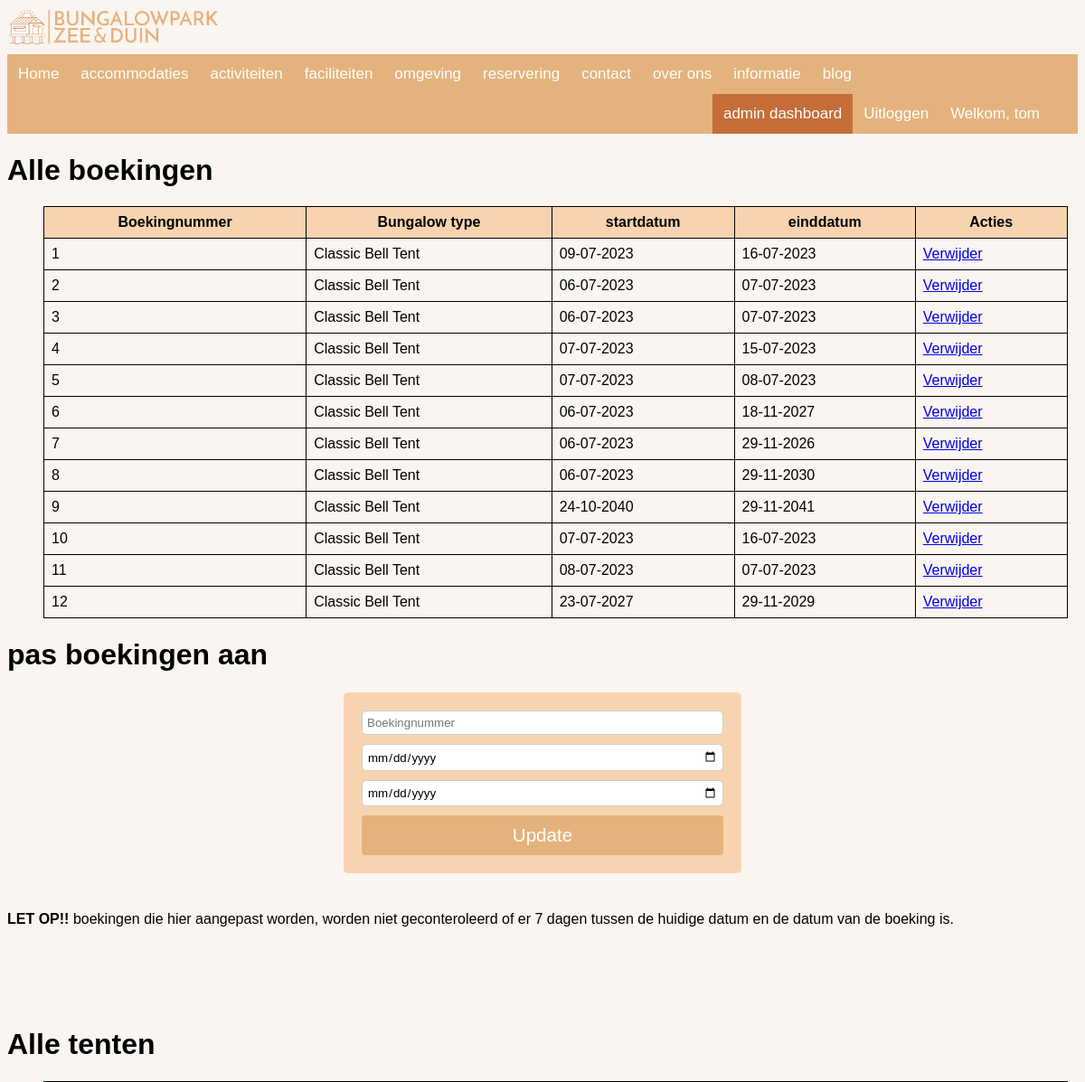
The app's page /admin_dashboard (signed in, upper part), older data.
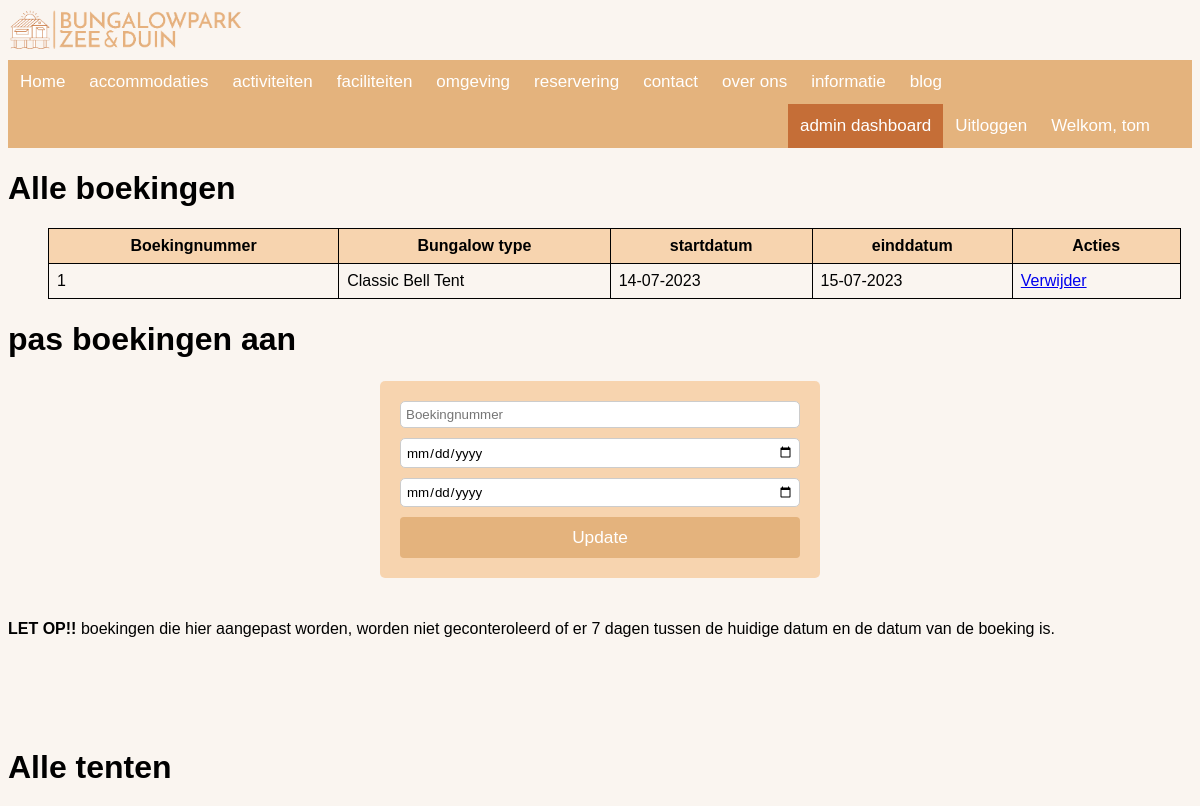
The same page, newer data.
### bungalowpark/models.py (models this page shows, shortened)
class Boeking(db.Model):
    __tablename__ = 'reserveringen'
    id = db.Column(db.Integer(), primary_key=True)
    bungalowID = db.Column(db.Integer(), nullable=False)
    tent_omschrijving = db.Column(db.String(100), nullable=False)
    startdatum = db.Column(db.Date(), nullable=False)
    einddatum = db.Column(db.Date(), nullable=False)
    userID = db.Column(db.Integer, db.ForeignKey('users.id'), nullable=False)

### bungalowpark/__init__.py (the view)
@app.route('/admin_dashboard')
@login_required
@role_required('admin')
def admin_dashboard():
    bungID = Boeking.query.filter_by().all()
    bunginfo = Tent.query.filter_by().all()
    return render_template('admin_dashboard.html',  bungID=bungID, bunginfo=bunginfo ,name=current_user )

### bungalowpark/__init__.py (called while the page is built)
def role_required(*roles):
    def decorator(func):
        @wraps(func)
        def wrapper(*args, **kwargs):
            if current_user.is_anonymous:
                return redirect(url_for('/'))
            if 'admin' in roles and current_user.role != 'admin':
                return render_template('404.html'), 404
            if 'user' in roles and current_user.role != 'user':
                return render_template('404.html'), 404
            return func(*args, **kwargs)
        return wrapper
    return decorator

### bungalowpark/models.py (called while the page is built)
@login_manager.user_loader
def load_user(user_id):
    return User.query.get(user_id)

    def __repr__(self):
        return f"Welkom, {self.username}"

### bungalowpark/templates/admin_dashboard.html (shortened to what this page needs)
{% extends "base.html" %}
{% block content %}
<h1>Alle boekingen</h1>
<ul>
    <table>
        <tr>
            <th>Boekingnummer</th>
            <th>Bungalow type</th>
            <th>startdatum</th>
            <th>einddatum</th>
            <th>Acties</th>
        </tr>
    {% for item in bungID %}
    <tr>
        <td>{{ item.id }}</td>
        <td>{{ item.tent_omschrijving }}</td>
        <td>{{ item.startdatum.strftime('%d-%m-%Y')  }}</td>
        <td>{{ item.einddatum.strftime('%d-%m-%Y') }}</td>
        <td>
            <a href="{{ url_for('delete_boeking', boeking_id=item.id) }}" onclick="return confirm('Weet je zeker dat je deze boeking wilt verwijderen?')"class="verwijderen">Verwijder</a>
        </td>
    </tr>
    {% endfor %}
    </table>
</ul>
<h1>pas boekingen aan </h1>
<form class="form-grid" action="/admin_boeking" method="POST">
    <input type="text" name="boeking_id" placeholder="Boekingnummer" required>
    <input type="date" name="startdatum" placeholder="Startdatum" required>
    <input type="date" name="einddatum" placeholder="Einddatum" required>
    <button type="submit">Update</button>
  </form>
  <br>
  <b>LET OP!!</b> boekingen die hier aangepast worden, worden niet geconteroleerd of er 7 dagen tussen de huidige datum en de datum van de boeking is.
<br>
<br>
<br>
<br>
<br>
<br>
  <h1>Alle tenten</h1>
  <br>
  <br>
<br>
<br>
<br>
<br>
<br>
{% endblock %}

Row changes from the older to the newer data that the page shows:
removed Boeking: id "2", tent_omschrijving "Classic Bell Tent", startdatum "06-07-2023", einddatum "07-07-2023"
removed Boeking: id "3", tent_omschrijving "Classic Bell Tent", startdatum "06-07-2023", einddatum "07-07-2023"
removed Boeking: id "4", tent_omschrijving "Classic Bell Tent", startdatum "07-07-2023", einddatum "15-07-2023"
removed Boeking: id "5", tent_omschrijving "Classic Bell Tent", startdatum "07-07-2023", einddatum "08-07-2023"
removed Boeking: id "6", tent_omschrijving "Classic Bell Tent", startdatum "06-07-2023", einddatum "18-11-2027"
removed Boeking: id "7", tent_omschrijving "Classic Bell Tent", startdatum "06-07-2023", einddatum "29-11-2026"
removed Boeking: id "8", tent_omschrijving "Classic Bell Tent", startdatum "06-07-2023", einddatum "29-11-2030"
removed Boeking: id "9", tent_omschrijving "Classic Bell Tent", startdatum "24-10-2040", einddatum "29-11-2041"
removed Boeking: id "10", tent_omschrijving "Classic Bell Tent", startdatum "07-07-2023", einddatum "16-07-2023"
removed Boeking: id "11", tent_omschrijving "Classic Bell Tent", startdatum "08-07-2023", einddatum "07-07-2023"
removed Boeking: id "12", tent_omschrijving "Classic Bell Tent", startdatum "23-07-2027", einddatum "29-11-2029"
changed Boeking "Classic Bell Tent": startdatum "09-07-2023" → "14-07-2023"; einddatum "16-07-2023" → "15-07-2023"
